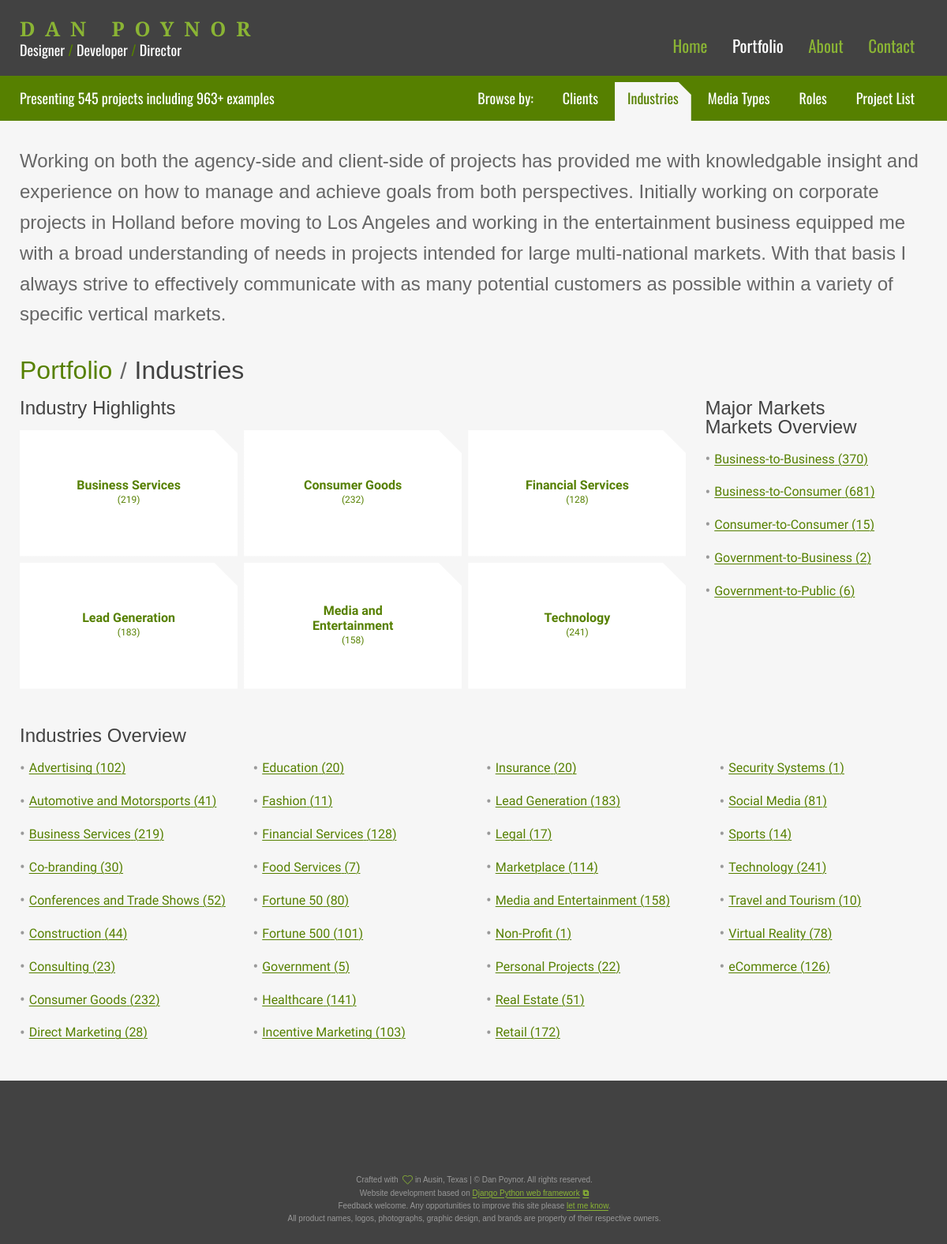
/portfolio/industries/, run on the app's committed database.
### portfolio/models.py (models this page shows, shortened)
class TaxonomyMixin(models.Model):
    class Meta:
        abstract = True
    def get_verbose_name_plural(self):
        return self._meta.verbose_name_plural
    def get_absolute_url(self):
        return reverse(f"{self._meta.model_name}_detail", args=[str(self.slug)])

class Industry(TaxonomyMixin, models.Model):
    class Meta:
        verbose_name = "Industry"
        verbose_name_plural = "Industries"
        ordering = ["name"]
    name = models.CharField(max_length=200, unique=True, blank=False, null=False)
    slug = models.SlugField(max_length=200, unique=True, blank=False, null=False)
    description = models.TextField(help_text="Enter the industry description", blank=True, null=True)
    visible = models.BooleanField(default=True, help_text="Check if the industry should be visible")
    image_sm = models.URLField(max_length=200, blank=True, null=True, validators=[URLValidator()])
    image_md = models.URLField(max_length=200, blank=True, null=True, validators=[URLValidator()])
    image_lg = models.URLField(max_length=200, blank=True, null=True, validators=[URLValidator()])
    created_at = models.DateTimeField(auto_now_add=True)
    updated_at = models.DateTimeField(auto_now=True)

class Market(TaxonomyMixin, models.Model):
    class Meta:
        verbose_name = "Market"
        verbose_name_plural = "Markets"
        ordering = ["name"]
    name = models.CharField(max_length=200, unique=True, blank=False, null=False)
    slug = models.SlugField(max_length=200, unique=True, blank=False, null=False)
    description = models.TextField(help_text="Enter the market description", blank=True, null=True)
    visible = models.BooleanField(default=True, help_text="Check if the market should be visible")
    image_sm = models.URLField(max_length=200, blank=True, null=True, validators=[URLValidator()])
    image_md = models.URLField(max_length=200, blank=True, null=True, validators=[URLValidator()])
    image_lg = models.URLField(max_length=200, blank=True, null=True, validators=[URLValidator()])
    created_at = models.DateTimeField(auto_now_add=True)
    updated_at = models.DateTimeField(auto_now=True)

### portfolio/views.py (the view)
# urls.py: path("portfolio/industries/", views.industries, name="industries"),
def industries(request):
    highlighted_industries = get_visible_objects(Industry).filter(id__in=HIGHLIGHTED_INDUSTRY_IDS)
    for industry in highlighted_industries:
        visible_project_items = ProjectItem.objects.filter(
            project__industry=industry,
            project__visible=True,
            visible=True
        )
        industry.project_item_count = visible_project_items.count()
    industry_list = get_visible_objects(Industry)
    for industry in industry_list:
        visible_project_items = ProjectItem.objects.filter(
            project__industry=industry,
            project__visible=True,
            visible=True
        )
        industry.project_item_count = visible_project_items.count()
    market_list = get_visible_objects(Market)
    for market in market_list:
        visible_project_items = ProjectItem.objects.filter(
            project__market=market,
            project__visible=True,
            visible=True
        )
        market.project_item_count = visible_project_items.count()
    context = {
        "highlighted_industries": highlighted_industries,
        "industries": industry_list,
        "markets": market_list,
        "object": Industry(),
    }
    return render(request, "pages/portfolio/industries/page.html", context)

### portfolio/templatetags/filters.py (called while the page is built)
@register.filter
def replace_underscore_with_space(value):
    return value.replace('_', ' ')

@register.filter
def replace_underscore_with_dash(value):
    return value.replace('_', '-')

### portfolio/templatetags/tags.py (called while the page is built)
@register.simple_tag
def verbose_name_plural(obj):
    return obj.get_verbose_name_plural()

### portfolio/templates/pages/portfolio/industries/page.html
{% extends "base_taxonomy.html" %}
{% block intro %}
    <p>
        Working on both the agency-side and client-side of projects has provided me with knowledgable insight and experience on how to manage and achieve goals from both perspectives. Initially working on corporate projects in Holland before moving to Los Angeles and working in the entertainment business equipped me with a broad understanding of needs in projects intended for large multi-national markets. With that basis I always strive to effectively communicate with as many potential customers as possible within a variety of specific vertical markets.
    </p>
{% endblock intro %}
{% block taxonomy_content %}
    <div class="key-areas">
        {% include "partials/taxonomy/term/_highlighted.html" with item_name="industry" highlighted_items=highlighted_industries %}
        <section class="taxonomy-categories">
            <h2>Major Markets</h2>
            {% include "partials/taxonomy/_categories.html" with item_name="markets" items=markets %}
        </section>
    </div>
    {% include "partials/taxonomy/_categories.html" with item_name="industries" items=industries %}
{% endblock taxonomy_content %}

### portfolio/templates/partials/taxonomy/term/_item_card.html
<li>
    <a href="{{ term.get_absolute_url }}"
       title="View all project samples created for {{ term.name }}"
       class="logo-{{ term.slug }}">
        <span class="text-wrapper">
            <span class="taxonomy-name">{{ term.name }}</span>
            <span class="count">({{ term.project_item_count }})</span>
        </span>
    </a>
</li>

### portfolio/templates/partials/taxonomy/_categories.html
{% load filters %}
<section class="taxonomy-categories {% if item_name == 'roles' %}roles-page{% endif %}">
    <h2>{{ item_name|replace_underscore_with_space|title }} Overview</h2>
    <ul class="taxonomy-list {% if item_name != 'roles' %}gray-bullets{% endif %}">
        {% for item in items %}
            {% if item_name == 'roles' %}
                <li>
                    <h3>
                        <a href="{{ item.get_absolute_url }}"
                           title="View all project samples created for {{ item.name }}">{{ item.name }} <span class="count">({{ item.project_item_count }})</span></a>
                    </h3>
                    <p>{{ item.description|safe }}</p>
                </li>
            {% else %}
                <li>
                    <a href="{{ item.get_absolute_url }}"
                       title="View all project samples created for {{ item.name }}">{{ item.name }}&nbsp;<span class="count">({{ item.project_item_count }})</span></a>
                </li>
            {% endif %}
        {% empty %}
            <li>No {{ item_name|replace_underscore_with_space|title }} available.</li>
        {% endfor %}
    </ul>
</section>

### portfolio/static/portfolio/styles.css (style rules this page uses)
:root { --t3: #568000; --t4: #f6f6f6; --t5: #666666; --t6: #424242; --t7: #ffffff; --t8: #dddddd; --t9: #424242; --t10: rgba(154, 205, 50, .05); --t11: rgba(154, 205, 50, .1); --t12: rgba(154, 205, 50, .825); --t13: #f5faeb; --black: #000000; --dark-grays-500: #5c5c5c; --width-portfolio-column: 258px; --width-project-overview: 320px; --transition-speed: .3s; --transition-speed-faster: .2s; --transition-speed-slow: .5s; --transition-speed-slower: .7s; --hover-brightness-amount: 150%; --hover-brightness-amount-less: 120%; --portfolio-img-outline: #eee; }
html, button, input, select, textarea { color: var(--t5); }
html { -webkit-font-smoothing: antialiased; }
html, body { font: normal 16px/1.6180339888 "Source Sans 3", sans-serif; color: var(--t5); }
h1, h2, h3, h4, h5, h6 { font: normal 400 1em/1 "Bitter", sans-serif; margin: 0; text-rendering: optimizeLegibility; text-wrap: pretty; }
h2 { color: var(--t6); font-size: 1.5em; }
a { color: var(--t3); transition: all var(--transition-speed-faster) ease-out; }
a, a:visited, a:hover { text-decoration: none; }
p { text-wrap: pretty; }
p a, .project-details a, .taxonomy-list a, .portfolio-introduction a, .selected-taxonomy-items p a, .taxonomy-meta a, .sidebar-info a, .contact-info a { text-decoration: underline; text-decoration-thickness: 1px; text-underline-offset: 0.1em; }
.taxonomy-categories h2 { margin: 1.33em 0 0.25em; }
*, *:before, *:after { -moz-box-sizing: border-box; -webkit-box-sizing: border-box; box-sizing: border-box; }
html, body { background-attachment: fixed; background-color: var(--t9); background-image: url(images/backgrounds/tile.webp); height: 100%; margin: 0; overflow-anchor: none; padding: 0; transition: background-color 0.3s ease-out; width: 100%; }
body { margin: 0; min-height: 100%; position: relative; }
section { width: 100%; }
.intro p { font: normal 1.5em/1.6180339888 "Bitter", sans-serif; margin: 0; text-wrap: pretty; }
.showcase-list li { flex: 0 0 19.22%; margin: 0.25em; min-height: 10em; position: relative; text-align: center; }
.showcase-list .text-wrapper { height: 100%; max-width: 10em; margin: 0 auto; display: flex; flex-flow: column nowrap; justify-content: center; align-content: center; align-items: center; }
.showcase-list .text-wrapper .taxonomy-name { display: block; font-weight: 700; line-height: 1.2; }
.showcase-list .text-wrapper .count { display: block; font-size: 0.75em; }
ul { list-style-type: none; margin: 0; padding: 0; }
li { margin: 0; }
.gray-bullets { margin: 1em 0; }
.gray-bullets li { padding-left: 0.7em; text-indent: -0.7em; }
.gray-bullets li + li { margin-top: 1em; }
.gray-bullets li:before { color: #999; content: "• "; font-size: 125%; line-height: 1; vertical-align: -0.06em; }
.taxonomy-categories { padding-bottom: 2em; }
.taxonomy-categories .taxonomy-list { width: 100%; column-gap: 2em; column-width: 220px; }
.taxonomy-categories .taxonomy-list li { margin-bottom: 0.5em; }
.key-areas { display: flex; flex-flow: row nowrap; justify-content: space-between; align-items: flex-start; }
.key-areas .taxonomy-highlights .showcase-list li { flex: 0 0 32.29%; }
.key-areas .taxonomy-categories { flex: 1; min-width: 240px; padding-bottom: 0; }
.key-areas .taxonomy-categories h2 { margin: 0; }

### data on the page
Industry: name "Business Services", project_item_count "219"
Industry: name "Consumer Goods", project_item_count "232"
Industry: name "Financial Services", project_item_count "128"
Industry: name "Lead Generation", project_item_count "183"
Industry: name "Media and Entertainment", project_item_count "158"
Industry: name "Technology", project_item_count "241"
Market: name "Business-to-Business", project_item_count "370"
Market: name "Business-to-Consumer", project_item_count "681"
Market: name "Consumer-to-Consumer", project_item_count "15"
Market: name "Government-to-Business", project_item_count "2"
Market: name "Government-to-Public", project_item_count "6"
Industry: name "Advertising", project_item_count "102"
Industry: name "Automotive and Motorsports", project_item_count "41"
Industry: name "Co-branding", project_item_count "30"
Industry: name "Conferences and Trade Shows", project_item_count "52"
Industry: name "Construction", project_item_count "44"
Industry: name "Consulting", project_item_count "23"
Industry: name "Direct Marketing", project_item_count "28"
Industry: name "Education", project_item_count "20"
Industry: name "Fashion", project_item_count "11"
Industry: name "Food Services", project_item_count "7"
Industry: name "Fortune 50", project_item_count "80"
Industry: name "Fortune 500", project_item_count "101"
Industry: name "Government", project_item_count "5"
Industry: name "Healthcare", project_item_count "141"
Industry: name "Incentive Marketing", project_item_count "103"
Industry: name "Insurance", project_item_count "20"
Industry: name "Legal", project_item_count "17"
Industry: name "Marketplace", project_item_count "114"
Industry: name "Non-Profit", project_item_count "1"
Industry: name "Personal Projects", project_item_count "22"
Industry: name "Real Estate", project_item_count "51"
Industry: name "Retail", project_item_count "172"
Industry: name "Security Systems", project_item_count "1"
Industry: name "Social Media", project_item_count "81"
Industry: name "Sports", project_item_count "14"
Industry: name "Travel and Tourism", project_item_count "10"
Industry: name "Virtual Reality", project_item_count "78"
Industry: name "eCommerce", project_item_count "126"

### other printed values
{{ global_total_projects }} "545"
{{ global_total_project_items }} "963"
{{ item_name|replace_underscore_with_space|title }} "Industry"
{{ item_name|replace_underscore_with_space|title }} "Markets Industries"
